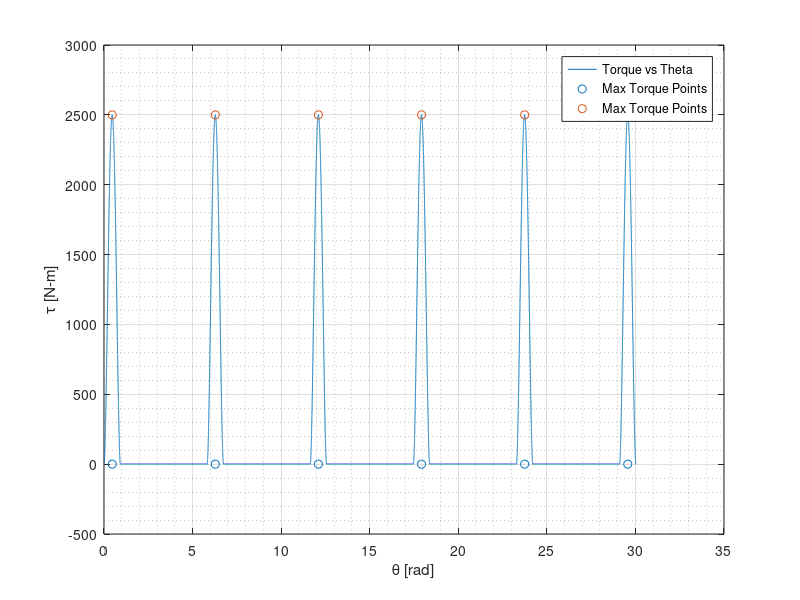
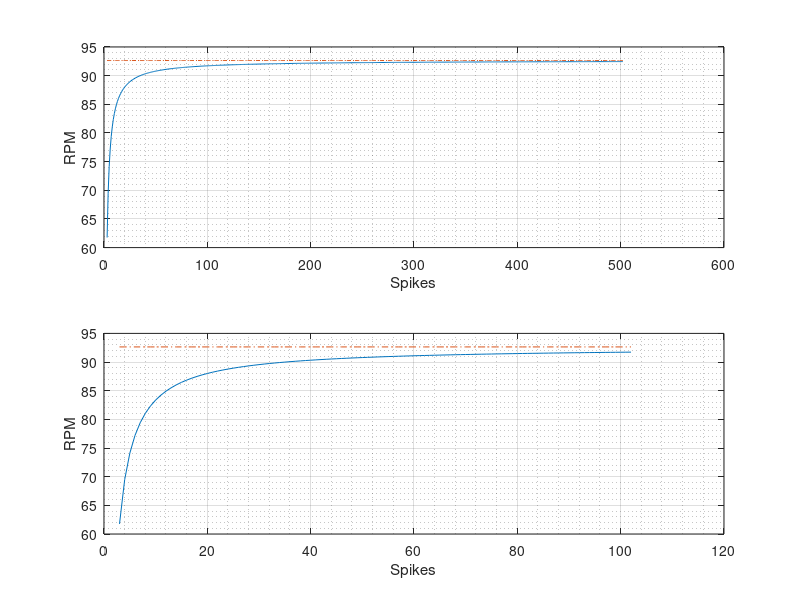
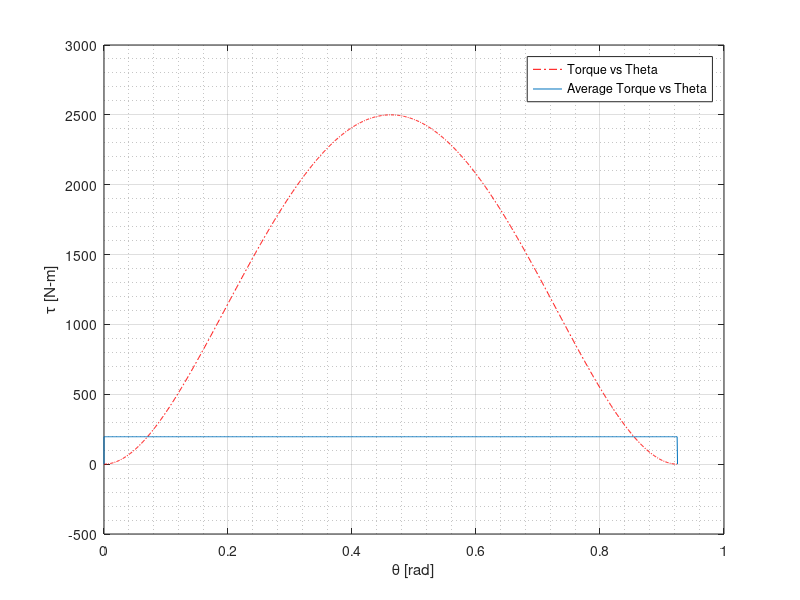

The MATLAB source for these figures, in order: (Note: this script raises an error after producing the figures.)
%% INME 4012 - Project
%% Machine Design
%% Scenario: 
% A punch press is used to stamp circular steel washers from a workpiece. A 
% schematic of the washer producing device is shown below. A flywheel is directly 
% coupled to a crankshaft. An electric motor drives the crankshaft via a gear 
% reducer. As the motor rotates, a punching die reciprocates producing washers 
% each revolution of the crankshaft. The purpose of the flywheel is to reduce 
% the size of the motor and gearbox necessary to produce these washers. The optimal 
% motor speed is 1000-1,100 RPM. The crankshaft diameter is 55 mm and fabricated 
% from ASTM 1018 annealed steel. In order to meet production demands, 100 disks 
% are produced each minute. The crankshaft torque necessary to stamp each washer 
% is shown in a separate figure below. During ?punching?, the flywheel speed is 
% reduced and the energy to reduce the flywheel speed is used to ?help? produce 
% the washers. The motor increases the speed of the flywheel during the non-punching 
% region. Also shown below is the flywheel speed variation. 
% 
%  
% 
%  
% 
% The following information is given:

crankshaftDiameter = 55; % mm
l2 = crankshaftDiameter;
h = 2; % mm
l3 = 180*l2;
L = 905; % mm
%% 
% The torque can be computed as:

thetaEnd = 53; %deg
fracPress = round(10000*(thetaEnd/360));
fracNoPress = round(10000*((360-thetaEnd)/360));
thetaPress = linspace(0,0.9250245036,fracPress);
torqueEq = @(thetaVar) 54657.*(thetaVar.^4)-101107*(thetaVar.^3)+46758*(thetaVar.^2);
torquePress = torqueEq(thetaPress);
SecondPress = 360-0.5*thetaEnd;
SecondPress = SecondPress*(pi/180);
thetaNoPress = linspace(0.9250245036,SecondPress,fracNoPress+1);
thetaPress2 = linspace(SecondPress,SecondPress+0.9250245036,fracPress);
thetaNoPress2 = linspace(SecondPress+0.9250245036,2*SecondPress,fracNoPress+1);
thetaPress3 = linspace(2*SecondPress,2*SecondPress+0.9250245036,fracPress);
thetaNoPress3 = linspace(2*SecondPress+0.9250245036,3*SecondPress,fracNoPress+1);
thetaPress4 = linspace(3*SecondPress,3*SecondPress+0.9250245036,fracPress);
thetaNoPress4 = linspace(3*SecondPress+0.9250245036,4*SecondPress,fracNoPress+1);
thetaPress5 = linspace(4*SecondPress,4*SecondPress+0.9250245036,fracPress);
thetaNoPress5 = linspace(4*SecondPress+0.9250245036,5*SecondPress,fracNoPress+1);
thetaPress6 = linspace(5*SecondPress,5*SecondPress+0.9250245036,fracPress);
%% 
% The torque behaves as:

theta = [thetaPress,thetaNoPress,thetaPress2,thetaNoPress2,...
    thetaPress3,thetaNoPress3,thetaPress4,thetaNoPress4,thetaPress5,thetaNoPress5,thetaPress6];
torque = [torquePress,zeros(1,numel(thetaNoPress)),torquePress,...
    zeros(1,numel(thetaNoPress2)),torquePress,zeros(1,numel(thetaNoPress3)),...
    torquePress,zeros(1,numel(thetaNoPress2)),torquePress,zeros(1,numel(thetaNoPress2)),torquePress];
figure('Name','Torque vs Theta')
plot(theta,torque); hold on

scatter([(0.5*0.9250245036),2*pi,4*pi-(0.5*0.9250245036),...
    6*pi-2*(0.5*0.9250245036),8*pi-3*(0.5*0.9250245036),...
    10*pi-4*(0.5*0.9250245036)],[0,0,0,0,0,0],'ko')
scatter([(0.5*0.9250245036),2*pi,4*pi-(0.5*0.9250245036),...
    6*pi-2*(0.5*0.9250245036),8*pi-3*(0.5*0.9250245036),...
    10*pi-4*(0.5*0.9250245036)],[2500,2500,2500,2500,2500,2500],'k+')

legend('Torque vs Theta','Max Torque Points','Max Torque Points')
xlabel('\theta [rad]')
ylabel('\tau [N-m]')
grid on
grid minor
%% 
% Attempting to determine the punch press' speed, we determine how many 
% radians are required per spike. From this estimate, whose accuracy will increase 
% with more spikes as a cummulative error exists. From the problem statement, 
% we know that 100 disks are required per minute. 
% 
% The central point of any spike beyond the third spike can be determined 
% using the following equation:
% 
% $$T_{max_{location}}=2(n-1)\pi-(n-2)\left(\frac{53\pi}{360}\right)$$
% 
% The rightmost point can be easily determined by adjusting the second term 
% in the previous equation:
% 
% $$T_{max_{location}}=2\pi (n-1)-(n-1)\left(\frac{53\pi}{360}\right)\\T_{max_{location}}=\left(2\pi 
% - \left(\frac{53\pi}{360}\right)\right)(n-1)\\T_{max_{location}} \approx 5.8207(n-1)$$
% 
% From this equation we determine the 100th spike location to be:

spikes = [3:10000000];
% Here, the full expression is encoded to facilitate code maintenance.
EstimatedRadians = (2.*(spikes-1).*pi)-((spikes-1).*(0.5*0.9250245036));
EstimatedRevs = EstimatedRadians./(2*pi); % revs
RevsPerSpike = EstimatedRevs./spikes; % revs/spikes
ReqDisks = 100;
RequiredRPMs = RevsPerSpike.*ReqDisks;
figure('Name','EstimatedRevs vs Terms Used')
subplot(2,1,1)
plot(spikes(1:500),RequiredRPMs(1:500)); hold on
plot(spikes(1:500),max(RequiredRPMs).*ones(1,numel(spikes(1:500))),'-.')
xlabel('Spikes')
ylabel('RPM')
grid on 
grid minor
subplot(2,1,2)
plot(spikes(1:100),RequiredRPMs(1:100)); hold on
plot(spikes(1:100),max(RequiredRPMs).*ones(1,numel(spikes(1:100))),'-.')
xlabel('Spikes')
ylabel('RPM')
grid on 
grid minor
%% 
% As seen from the previous figure, the log-like trend tends asymptotically 
% to a certain limit. However, using 100 spikes yields a reasonable approximation. 
% Given the power of modern computing hardware, we will use a 1M spikes for a 
% smooth approximation.

RequiredRPMs = max(RequiredRPMs)
%% 
% The required RPM for the punch press' motor are much higher than the one 
% required for the actual pressing mechanism.

MotorRPMs = 1020; % Yields a value near integer for the reduction
GearboxReduction = round(MotorRPMs/RequiredRPMs)
%% 
% Three reductions will be used:
% 
% *First Reduction -> 1:2*
% 
% *Second Reduction -> 1:2*
% 
% *Third Reduction -> 1:2.75 *
% 
% *Overall GearBox Reduction -> 1:11*
% 
% The reductions are named such that the third reduction is the largest and 
% connected to the motor.

GearNo = 6;
FirstReduction = 2;
SecondReduction = 2;
ThirdReduction = 2.75;
%% Building the gearbox
% The proposed gearbox has 3 gear pairs. The governing equations are:
% 
% $$\frac{N_2}{N_1}=2\\\frac{N_4}{N_3}=2\\\frac{N_6}{N_5}=2.75\\ \\N_1+N_2=N_3+N_4\\N_3+N_4=N_5+N_6\\N_1+N_2=N_5+N_6$$
% 
% From these equations and some algebraic manipulation,
% 
% $${N_2}=2{N_1}\\{N_4}=2{N_3}\\{N_6}=2.75{N_5}\\ \\{N_1}={N_3}\\{N_3}=1.25{N_5}\\$$
% 
% We'll leave these expressions momentarily and move to compute the maximum 
% and minimum angular speeds according to the problem statement. Further, we will 
% compute the required energy (ie work) and consequently the FlyWheel's Inertia.
% 
% $$\omega_{ave}=92.64 ~RPM = 9.7 \frac{rad}{s}\\\omega_{max}=1.15\omega_{ave}=11.155 
% \frac{rad}{s}\\\omega_{min}=0.85\omega_{ave}=8.245 \frac{rad}{s}\\$$
% 
% The average torque over $2\pi$ radians will be used in determining the 
% power supplied to the flywheel along the punching cycle. The average torque 
% can be determined as,
% 
% $$\bar \tau = \frac{trapz(\theta_{press},\tau_{press})}{\theta_{max}}$$

averageTorque = trapz(thetaPress,torquePress)/(2*pi);
averageTorqueArray = zeros(1,numel(thetaPress)+2);
averageTorqueArray(2:numel(thetaPress)) = averageTorque;
disp(['Average Torque: ', num2str(averageTorque),' N-m'])
%% 
% The _necessary energy_ to be provided on average by the motor over the 
% entirety of the punch cycle can now be determined as,

cycleX = [thetaPress,thetaNoPress];
cycleY = [torquePress,zeros(1,numel(thetaNoPress))];
work = trapz(cycleX,cycleY); % Joules
clearvars cycleX cycleY
fprintf('Work to Press: %10.2f J',work)
fprintf('Work to Press: %10.2f kJ',work/1000)
%% 
% The required inertia can be computed as,
% 
% $$\frac{2\left(E_2-E_1\right)}{\left(\omega_{max}^2-\omega_{min}^2\right)}=I$$
% 
% The change in energy is equaled to the work required per disk,
% 
% $$\frac{2(W)}{\left(\omega_{max}^2-\omega_{min}^2\right)}=I$$

omega_ave = (RequiredRPMs*2*pi)/60;
omega_max = 1.15*omega_ave;
omega_min = 0.85*omega_ave;

I = (2*work)/((omega_max^2)-(omega_min^2)); % kg*m^2

fprintf('Flywheel Inertia: %10.2f kg-m^2 \n',I)
%% 
% The chosen flywheel must have this inertia. 
% 
% This result can be superimposed over the actual punch torque as:

figure('Name','Torque/AverageTorque vs theta')
plot(thetaPress,torquePress,'r-.',[0,thetaPress,0.9250245036],averageTorqueArray)
legend('Torque vs Theta','Average Torque vs Theta')
xlabel('\theta [rad]')
ylabel('\tau [N-m]')
grid on
grid minor
%% 
% The power transmitted will be approximated using the average torque as,
% 
% $$\bar T \omega_{ave} = P$$
% 
% Therefor, this linear approximation results in the average power transmitted. 
% However, peak motor power can be estimated by presuming that peak torque occurs 
% at the average angular velocity. 
% 
% $$T_{max} \omega_{ave} = P_{peak}$$

Power_ave = averageTorque*omega_ave; disp(['Average Power: ',num2str(Power_ave/1000),' kW']);...
    disp(['Average Power: ',num2str(1.34*Power_ave/1000),' hp']);...
Power_peak = max(torquePress)*omega_ave;...
disp(['Peak Power:    ',num2str(Power_peak/1000),'  kW']);...
disp(['Peak Power:    ',num2str(1.34*Power_peak/1000),'  hp'])
%% 
% As seen, the maximum power draw exceeds the 24 kW while the motor supplies 
% 1.9 kW on average. This power is used to store energy in the Flywheel. We presume 
% the FlyWheel is made from Cast Iron. The thickness will be assumed to be 57 
% mm.
% 
% $$\rho = 7800 ~kg/m^3$$
% 
% The process will be solved as,
% 
% $$m = \frac{\pi d^2 t \rho}{4}\\ \\I = 43.68 kg-m^2 = \frac{md^2}{8}\\m*d^2 
% = 349.44 \\m = \frac{349.44}{d^2}\\\frac{\pi d^2 t \rho}{4}=\frac{349.44}{d^2}\\d 
% = \left(\frac{1397.8}{\pi (57/1000) 7800}\right)^{0.25}$$

th = (57/1000);
cost = 1.42; % USD/kg
rho = 7800;
FlyWheeld = (1397.8/(pi*th*rho))^0.25;
m = (pi*(FlyWheeld^2)*th*rho)/4; 
disp(['d = ', num2str(1000*round(FlyWheeld,2)),' mm']);...
disp(['m = ', num2str(round(m,2)),' kg']);...
disp(['cost = $', num2str(round(m*cost,2))])
%% 
% In order to visualize the flywheel,

r = round(1000*FlyWheeld^2/2);
h = round(th*1000);
angle = 0:0.05:2*pi;
x = r*cos(angle);
y = r*sin(angle);
y(end) = 0;
z1 = 0;
z2 = h;
[X,Y,Z] = cylinder(1000/2,50);
Z(2,:)=57;
figure('Name','Flywheel')
surf(X,Y,Z); hold on
xlabel('mm')
ylabel('mm')
zlabel('Thickness [mm]')
grid on
grid minor
patch(x,y,z1*ones(size(x)),'b'); hold on
patch(x,y,z2*ones(size(x)),'b'); hold on
surf([x;x],[y;y],[z1*ones(size(x));z2*ones(size(x))]); hold on
%% Gear Definition
% The gears employed will be Helical Gears. 
% 
% The first gear pair (connected to the crankshaft) will be defined as a 
% 17 tooth pinion driving a 34 tooth gear. Th middle pair will be designed to 
% be identical to the first gear pair given the identical reduction. The last 
% reduction will feature a 20 tooth tooth pinion driving a 55 tooth gear. Bringing 
% back the previously worked equations,
% 
% $${N_2}=2{N_1}\\{N_4}=2{N_3}\\{N_6}=2.75{N_5}\\ \\{N_1}={N_3}\\{N_3}=1.25{N_5}\\$$
% 
% Following this notation,
% 
% $$N_1 = 17\\N_2 = 34\\N_3 = 17\\N_4 = 34\\N_5 = 20\\N_6 = 55\\$$
% 
% The pitch diameter can be computed by setting the following values for 
% the module,
% 
% $$m_6 = 4\\m_4 = 8\\m_2 = 10\\$$
% 
% From these values, the pitch diameter can be easily obtained as,
% 
% $$d_2 = 10*34=340~mm\\d_1 = d_2/2 = 170~mm\\d_4 = 34*8 = 272~mm\\d_3 = 
% d_4/2 = 136~mm\\d_6 = 4*55 = 220~mm\\d_5 = d_6/2.75 = 80\\$$
% 
% The following modules are computed from the resulting diameters,
% 
% $$m_5 = 4 \\m_3 = 8 \\m_1 = 10\\$$

N1 = 17; 
N3 = N1; 
N2 = FirstReduction*N1;
N4 = N2;
N5 = 20;
N6 = ThirdReduction*N5;
m6 = 4;
m4 = 8;
m2 = 10;
d2 = m2*N2;
d1 = d2/FirstReduction;
d4 = m4*N4;
d3 = d4/SecondReduction;
d6 = m6*N6;
d5 = d6/ThirdReduction;
m1 = d1/N1;
m3 = d3/N3;
m5 = d5/N5;
P1 = N1/d1;
P2 = N2/d2;
P3 = N3/d3;
P4 = N4/d4;
P5 = N5/d5;
P6 = N6/d6;
%% 
% These quantities will be vectorized to facilitate future computing,

P = [P1, P2, P3, P4, P5, P6];
m = [m1, m2, m3, m4, m5, m6];
N = [N1, N2, N3, N4, N5, N6]
d = [d1, d2, d3, d4, d5, d6]
%% 
% The addendum and dedendum can be easily computed through the following 
% relationships for Helical Gears:
% 
% $$a = \frac{1.00}{P_n}\\b = \frac{1.25}{P_n}$$

a = 1.00.*m; % Addendum
b = 1.25.*m; % Dedendum
p = pi./P;   % circular pitch
t = p./2;    % tooth thickness
c = b-a;     % clearance
%% 
% The helical and pressure will be explicitly labeled to provide a general 
% framework.

helicalAngle = 0;   % Deg
pressureAngle = 20; % Deg
P = P.*cosd(helicalAngle);

m = m.*cosd(helicalAngle);
disp('Pitch Diameter has been generalized to individual gears although gear pairs have the same value.');...
disp(['Pitch Diameter: ',num2str(round(P,4),'%10.5f'),' 1/mm']);... 
    disp(['Pitch Diameter: ',num2str(round(P./0.039,4),'%10.5f'),' 1/in'])
%% 
% The pitch diameter can be generalized to:

pitchDiameter = N./P
%% 
% The base diameter can also be generalized to:

baseDiameter = d.*cosd(pressureAngle)
%% 
% Other relevant quantities include,
% 
% * Standard center distance
% 
% $$SCD = \frac{D+d}{2}$$

SCD = (d(1:2:6)+d(2:2:6))/2
%% 
% * Outside Diameter
% 
% $$OD = D+2a$$

OD = d+2*a
%% 
% * Root Diameter
% 
% $$RD = D-2b$$

RD = d-2*b
%% 
% * Base helix angle
% 
% $$\tan^{-1}(\tan(\psi)\cos(\phi))$$

BHA = atand(tand(helicalAngle).*cosd(pressureAngle))
%% Gear Rating
% All gear pairs will be evaluated in accordance to the roadmap for the ANSI/AGMA 
% 2001-D04 standard as provided by [Shigley]. 
% 
% The first step computes the pitch diameter which has been stored in |pitchDiameter|. 
% The tangential velocity is then computed as,
% 
% $$V = {\pi d_p n_p}$$

n = [RequiredRPMs,RequiredRPMs.*2,RequiredRPMs.*2,...
(RequiredRPMs.*2).*2,(RequiredRPMs.*2).*2,((RequiredRPMs.*2).*2).*2.75]; % RPM
V = ((pi.*pitchDiameter.*n)./1000)./60 % m/s 
%% 
% The transmitted load can then be computed through the following expression,
% 
% $$W^t[N]=\frac{Power [Watts]}{V[m/s]}$$

W_t = Power_ave./V % Newton
%% 
% The *Overload Factor*,$K_o$, can be obtained from the following table:

PowerSource = {'Uniform    ';'LightShock ';'MediumShock'};
Uniform = [1.00; 1.25; 1.50];
ModerateShock = [1.25; 1.50; 1.75];
HeavyShock = [1.75; 2.00; 2.25];
KoTable = table(PowerSource,Uniform,ModerateShock,HeavyShock);
disp('                 Table of Overload Facots, Ko               ');...
disp('------------------------------------------------------------');...
disp('                        Driven Machine                      ');...
disp('------------------------------------------------------------');...
disp(KoTable)
Ko = ones(1,numel(N)).*1.25
%% 
% From the problem statement and the derivation made upto this point, we 
% can model the engine as a uniform power source to a moderate shock machine which 
% yields a $K_o$* of 1.25*.
% 
% The *Dynamic Facor*,* *$ K_v$, can be obtained from the following equation,
% 
% $$K_v = \left(\frac{A+\sqrt{200V}}{A}\right)^B$$
% 
% where,
% 
% $$A = 50+56(1-B)\\B = 0.25(12-Q_v)^{2/3}\\\\A = 50+56\left(1-\left( 0.25(12-Q_v)^{2/3} 
% \right)\right)$$
% 
% And $Q_v$ is defined as the set of quality number ranging usually from 
% 3 to 7 for commercial applications and between 8 and 12 for precision gearing. 

Qv = 7;
B = 0.25*((12-Qv)^(2/3));
A = 50 + 56*(1-B);
% The following callback asserts the validity of the selected Qv.
assert(min(((A+(Qv-3)^2)/200) < V),'Please change Quality number as V exceeds the recommended maximum.')

Kv = ((A+sqrt(200.*V))./A).^B
%% 
% The *Size Factor*,* *$ K_s$, can be obtained from the following equation,
% 
% $$K_s = 1.192 \left(\frac{F\sqrt{Y}}{P}\right)^{0.0535}$$

Y = [0.303,0.371,0.303,0.371,0.322,(0.409+0.422)/2];
F = [200,200,200,200,150,150]; disp(['Face Width: ',num2str(F,'%15.2f'), ' mm']); disp(['Face Width:  ',num2str(0.039*F,'%15.2f'), ' in'])
Ks = 1.192*(((F.*sqrt(Y))./P).^0.0535)
%% 
% When working in SI units, the *Load-Distribution Factor* is denoted as 
% $ K_H$ and is determined through:
% 
% $$K_H = C_{mf} =1+C_{mc}(C_{pf}C_{pm}+C_{ma}C_{e})$$
% 
% In this expression,
% 
% $$\frac{F}{d_p} ~?~2$$

assert(min(F./pitchDiameter <= 2),'Condition for this procedure not met!') 
%% 
% In order to compute the necessary procedure, several logical decisions 
% must be made,
% 
% * Crowned or Uncrowned

Crowned = 1; % Mark 1 if crowned, 0 otherwise;
Cmc = zeros(1,round(numel(N)));
if Crowned == 1
    Cmc(:) = 1;
else
    Cmc(:) = 0.8;
end
%% 
% * Determine $C_{pf}$ from the dedendum and pitch diameter.

Cpf = zeros(1,round(numel(N)));
bMask = b;
b10d = (bMask./(10.*pitchDiameter));

if any(b10d < 0.05)
    b10d(b10d < 0.05) = 0.05;
end

logicalPath = bMask <= 25;
if any(logicalPath)
    Cpf(logicalPath) = b10d(logicalPath) - 0.025;
end

logicalPath = b > 25 & b <= 425;
if any(logicalPath)
    Cpf(logicalPath) = b10d(logicalPath) - 0.0375+4.92*(10^-4).*bMask(logicalPath);
end

logicalPath = b > 425 & b <= 1000;
if any(logicalPath)
    Cpf(logicalPath) = b10d(logicalPath) - 0.1109 + 8.15*(10^-4).*bMask(logicalPath) - 3.53*(10^-7).*(bMask(logicalPath).^2);
end
Cpf
%% 
% * For immediatly adjacent bearings, $C_{pm} =1$. Otherwise, $C_{pm} =1.1$.
% 
%                     Adjacency will be determined by $\frac{S_1}{S}$,
% 
%  

S1_S_factor = 0; % S1/S; 0.25 means the gear is placed at .5 S/2 or 1/4 the full length of the bar.
if S1_S_factor < 0.175
    AdjacentBearing = 1;
elseif S1_S_factor >= 0.175
    AdjacentBearing = 0;
end
Cpm = zeros(1,round(numel(N)));
if AdjacentBearing == 1
    Cpm(:) = 1;
else
    Cpm(:) = 1.1;
end
Cpm
%% 
% * The mesh alignment factor, $C_{ma}$
% 
% $$C_{ma}=A+BF+CF^2$$
% 
%                         The conditions must be selected according to the 
% following numeric IDs:
% 
% #         Open Gearing
% #         Commercial, enclosed units
% #         Precision, enclosed units
% #         Extraprecision, enclosed gear units

Cma = zeros(1,round(numel(N)));
CmaConditions = 2; % Match CmaConditions with the numeric IDs

CmaFact = [0.247, 0.0167, -0.765*(10^-4); 0.127, 0.0158, -0.930*(10^-4);...
    0.0675, 0.0128, -0.926*(10^-4); 0.00360, 0.0102, -0.822*(10^-4)];
Cma(:) = CmaFact(CmaConditions,1) + CmaFact(CmaConditions,2).*F + CmaFact(CmaConditions,3).*(F.^2)
%% 
% * The mesh alignment correction factor, $C_{e}$
% 
% #                     For gearing adjusted at assembly, or compatibility is 
% improved by lapping, or both: $C_{e}=0.8$
% #                     For all other conditions: $C_{e}= 1.0$

CeConditions = 2;
Ce = zeros(1,round(numel(N)));
if CeConditions == 2
    Ce(:) = 1.0;
else
    Ce(:) = 0.8;
end
Ce
%% 
% We can now compute $ K_H$,
% 
% $$K_H = C_{mf} =1+C_{mc}(C_{pf}C_{pm}+C_{ma}C_{e})$$

Kh = 1 + Cmc.*((Cpf.*Cpm)+(Cma.*Ce))
%% 
% We must now compute the *Stress-Cycle Factors*, $Y_N ~\&~  Z_N$,
% 
% $$m_G = \frac{N_G}{N_P}$$
% 
% $$(Y_N)_P = \frac{1.3558N^{-0.0178} + 1.6831N^{-0.0323}}{2}$$
% 
% $$(Z_N)_P = \frac{1.4488N^{-0.0230} + 2.4660N^{-0.0560}}{2}$$
% 
% $$(Y_N)_G = \frac{1.3558 \left(\frac{N}{m_G}\right) ^{-0.0178} + 1.6831 
% \left(\frac{N}{m_G}\right)^{-0.0323}}{2}$$
% 
% $$(Z_N)_G = \frac{1.4488 \left(\frac{N}{m_G}\right) ^{-0.0230} + 2.4660 
% \left(\frac{N}{m_G}\right) ^{-0.0560}}{2}$$

mG = N(2:2:6)./...
     N(1:2:6);
YNP = zeros(1,numel(N)/2);
YNG = zeros(1,numel(N)/2);
ZNP = zeros(1,numel(N)/2);
ZNG = zeros(1,numel(N)/2);
YN = zeros(1,numel(N));
ZN = zeros(1,numel(N));

life = 10^9;
lifemg = life ./ mG;

YNP(:) = ((1.3558.*life.^(-0.0178))+(1.4488.*life.^(-0.0323)))/2;
ZNP(:) = ((1.4488.*life.^(-0.0230))+(2.4660.*life.^(-0.0560)))/2;

YNG(1) = ((1.3558.*lifemg(1).^(-0.0178))+(1.4488.*lifemg(1).^(-0.0323)))/2;
ZNG(1) = ((1.4488.*lifemg(1).^(-0.0230))+(2.4660.*lifemg(1).^(-0.0560)))/2;
YNG(2) = ((1.3558.*lifemg(2).^(-0.0178))+(1.4488.*lifemg(2).^(-0.0323)))/2;
ZNG(2) = ((1.4488.*lifemg(2).^(-0.0230))+(2.4660.*lifemg(2).^(-0.0560)))/2;
YNG(3) = ((1.3558.*lifemg(3).^(-0.0178))+(1.4488.*lifemg(3).^(-0.0323)))/2;
ZNG(3) = ((1.4488.*lifemg(3).^(-0.0230))+(2.4660.*lifemg(3).^(-0.0560)))/2;

ZN(2:2:6) = ZNG;
ZN(1:2:6) = ZNP;
YN(2:2:6) = YNG;
YN(1:2:6) = YNP;

disp(table(YNP',YNG',ZNP',ZNG','VariableNames',{'YN_P','YN_G','ZN_P','ZN_G'}));...
    disp(table(YN',ZN','VariableNames',{'YN','ZN'}))
%% 
% Now, let's compute the *Reliability Factor* $K_R$ ($Y_Z$),
% 
% $$K_R = 0.50-0.109 \ln{(1-R)}~~~~~0.99~?~R~?~0.9999$$

R = [0.99,0.99,0.99,0.99,0.99,0.99];
KR = zeros(1,numel(N));

KR(R>=0.99) = 0.50 - 0.109.*log(1-R(R>=0.99));
KR(R<0.99) = 0.658 - 0.0759.*log(1-R(R<0.99));
KR
%% 
% The *Temperature Factor* $K_T$ can be equaled to 1 for this application.

KT = ones(1,numel(N))
%% 
% A factor denoted as *Rim-Thickness Factor* $K_B$ can also be setted to 
% 1 assuming constant thickness gears. However, the correct value will be estimated 
% using the following procedure,
% 
% $$m_B = \frac{t_R}{h_t}$$
% 
% $$if~ m_B<1.2 \\~~~~K_B = 1.6\ln{\left(\frac{2.242}{m_B}\right)} \\else~ 
% m_B~?~1.2 \\~~~~K_B = 1$$

KB = ones(1,numel(N));
tol= 15; % mm
mB = (RD./2)-tol;
disp('Estimated mB');...
disp(mB')
KB(mB<1.2) = 1.6.*log(2.242./mB(mB<1.2))
%% 
% The pinion and gear *Bending-Strength Geometry Factor* $J$ is estimated 
% from _Figure 14-6_ and must be updated if the number of tooths is changed. 

J1 = 0.295;
J2 = 0.370;
J3 = 0.295;
J4 = 0.370;
J5 = 0.330;
J6 = 0.405;
%---------------------------%
J = [J1, J2, J3, J4, J5, J6];
%% 
% The *Surface-Strength Geometry Factor* $I$ (also called the _pitting-resistance 
% geometry factor_) can be easily computed by setting $m_n$ to 1 and evaluating 
% the following expression:
% 
% $$I = \left(\frac{\cos(\phi)\sin(\phi)}{2m_n}  \right) \left(\frac{m_G}{m_G+1}  
% \right)$$

mn = 1; % which is valid for spur gears
I_3 = ((cosd(pressureAngle)*sind(pressureAngle))/2*mn).*(mG./(mG+1));
I = zeros(1,numel(N));
I(1:2) = I_3(1);
I(3:4) = I_3(2);
I(5:6) = I_3(3);
clearvars I_3
I
%% 
% The *Elastic Coefficient* $C_P$ [$\sqrt{MPa}$] can be obtained from Table 
% 14-8 [Shigley's] assuming the Pinion and Gear to be Grade 2 Steel with hardness 
% of 300 and 240 BHN respectively.

Cp = zeros(1,numel(N));
HBP = zeros(1,numel(N)/2);
HBP(:) = 350;
HBG = zeros(1,numel(N)/2);
HBG(:) = 290;
HB = zeros(1,numel(N));
HB(2:2:6) = HBG;
HB(1:2:6) = HBP;
Cp(:) = 191
HB
%% 
% The *allowable bending stress number* can be determined through the following 
% expression:
% 
% $$S_t = 0.703\odot H_B + 113~ MPa$$

St = 0.703.*HB+113
%% 
% Similarly, *contact-fatigue strength* can be estimated through the following 
% expression:
% 
% $$S_c = 2.41\odot H_B + 237~ MPa$$

Sc = 2.41.*HB+237
%% 
% The *hardness ratio* is computed per gear pair as,
% 
% $$\frac{H_{BP}}{H_{BG}}$$

Hratio = HBP./HBG
%% 
% The *Hardness-Ratio Factor*, $C_H$, can be determined as,
% 
% $$C_{H_{Pinion}}=1 \\\\C_{H_{Gear}} = 1.0+A'(m_G - 1.0)\\ where,~A'=8.98 
% \left(10^{-3}\right) \left(\frac{H_{BP}}{H_{BG}} \right) - 8.29 \left(10^{-3}\right)~~~~~~ 
% 1.2~?~\frac{H_{BP}}{H_{BG}}~?~1.7$$

CH = ones(1,numel(N));
Aprime = (8.98.*(10^-3).*(Hratio))-(8.29*(10^(-3)));
CH(2:2:6) = 1+Aprime.*(8.98.*mG-1.0)
%% Stress, Bending and Wear
% $$\sigma = W^t K_o K_v K_s \frac{1}{bm_t}\frac{K_HK_B}{Y_J}$$

sigma = W_t.*Ko.*Kv.*Ks.*(1./(F.*m)).*((Kh.*KB)./J);
disp('Sigma (MPa)');...
fprintf('%6.2f MPa\n',sigma)
%% 
% The safety factor can be computed as,
% 
% $$S_F=\frac{\left(\frac{S_t Y_N}{\left(K_T K_R\right)}\right)}{\sigma}$$

SafetyF = (((St.*YN)./(KT.*KR))./sigma)
%% 
% The contact stress can now be estimated using the following equation,
% 
% $$\sigma_c=C_p \sqrt{W^t K_o K_v K_s \frac{K_H}{d~F}\frac{1}{I}}$$

sigmaC = Cp.*sqrt(W_t.*Ko.*Kv.*Ks.*(Kh./(d.*F)).*(1./I));
disp('Sigma Contact (MPa)');...
fprintf('%6.2f MPa\n',sigmaC)
%% 
% The conctact stress' safety factor can be determined through the following 
% expression,
% 
% $$S_H=\frac{\left(\frac{S_c Z_N C_H}{\left(K_T K_R \right)}\right)}{\sigma_c}$$

SafetyH = (((Sc.*ZN.*CH)./(KT.*KR))./sigmaC)
SafetyHsq = SafetyH.^2
%% 
%  We can now proceed to compute the gear bending endurance strength and 
% the gear contact endurance strength,
% 
% $$\sigma_{all} = \frac{S_t}{S_F}\frac{Y_N}{K_T K_R}\\ \\\sigma_{c,all} 
% = \frac{S_c Z_N C_H}{S_H K_T K_R}$$

sigmaAll = (St.*YN)./(SafetyF.*KT.*KR); disp('Sigma All'); fprintf('%5.2f MPa\n', sigmaAll)
sigmaCAll = (Sc.*ZN.*CH)./(SafetyH.*KT.*KR); disp('SigmaC All'); fprintf('%5.2f MPa\n', sigmaCAll)
%% 
% In order to determine the dominant failure mode per gear pair, we can 
% either use the $S_H$ or $\left(S_H^2\right)$

if SafetyF(1) < SafetyH(1)
    fail1 = 'Gear Pair N1-N2, attached to the last section prior to the flywheel, dominant''s failure mode is Bending.';
else
    fail1 = 'Gear Pair N1-N2, attached to the last section prior to the flywheel, dominant''s failure mode is Pitting.';
end
if SafetyF(3) < SafetyH(3)
    fail2 = 'Gear Pair N3-N4, the middle gear pair, dominant''s failure mode is Bending.';
else
    fail2 = 'Gear Pair N3-N4, the middle gear pair, dominant''s failure mode is Pitting.';
end
if SafetyF(5) < SafetyH(5)
    fail3 = 'Gear Pair N5-N6, attached to the first section prior to the engine, dominant''s failure mode is Bending.';
else
    fail3 = 'Gear Pair N5-N6, attached to the first section prior to the engine, dominant''s failure mode is Pitting.';
end
if SafetyF(1) < SafetyHsq(1)
    fail1s = 'Gear Pair N1-N2, attached to the last section prior to the flywheel, dominant''s failure mode is Bending.';
else
    fail1s = 'Gear Pair N1-N2, attached to the last section prior to the flywheel, dominant''s failure mode is Pitting.';
end
if SafetyF(3) < SafetyHsq(3)
    fail2s = 'Gear Pair N3-N4, the middle gear pair, dominant''s failure mode is Bending.';
else
    fail2s = 'Gear Pair N3-N4, the middle gear pair, dominant''s failure mode is Pitting.';
end
if SafetyF(5) < SafetyHsq(5)
    fail3s = 'Gear Pair N5-N6, attached to the first section prior to the engine, dominant''s failure mode is Bending.';
else
    fail3s = 'Gear Pair N5-N6, attached to the first section prior to the engine, dominant''s failure mode is Pitting.';
end
disp('Presuming S_H,');disp(fail1); disp(fail2); disp(fail3)
disp('Presuming S_H^2,');disp(fail1s); disp(fail2s); disp(fail3s)
%% 
% From the results at this moment, we can conclude that the dominant failure 
% mode is pitting.
%% Crankshaft Design
% As last step, we will design the crankshaft presuming the predominant load 
% to be torsion. The crankshaft will be solid with,
% 
% $$J = \frac{\pi d^4}{32}$$
% 
% The stress in the shaft can be computed as,
% 
% $$\tau_{max} = \frac{Tr}{J}=\frac{Td}{2\left( \frac{\pi d^4}{32} \right)} 
% = \frac{T}{\left( \frac{\pi d^3}{16} \right)} = \frac{16T}{\left( {\pi d^3} 
% \right)}$$

d = 55/1000;
tauMaxShaft = (16*max(torquePress))/(pi*d^3);
disp(['Max Torsional Stress: ', num2str(tauMaxShaft/1000000),' MPa'])
%% Summary
% The Nominal Motor Speed:

disp(['Nominal Motor Speed: ',num2str(MotorRPMs), ' RPM'])
%% 
% Work to press each washer:

disp(['Work: ', num2str(work), ' J'])
%% 
% Average torque during punching:

disp(['Average Torque: ',num2str(averageTorque),' N-m'])
%% 
% Minimum motor power to provide peak crankshaft torque:

disp(['Minimum motor power: ', num2str(Power_ave/1000),' kW'])
%% 
% The maximum torsional stress in crankshaft:

disp(['Max Torsional Stress (Crankshaft): ', num2str(tauMaxShaft),' Pa']);...
    disp(['Max Torsional Stress (Crankshaft): ', num2str(tauMaxShaft/1000000),' MPa'])
%% 
% The FlyWheel's diameter and thickness:

disp(['Flywheel''s Diameter:  ', num2str(1000*round(FlyWheeld,2)),' mm']);...
disp(['Flywheel''s Thickness:   ', num2str(1000*th),' mm'])
%% 
% 
% 
%